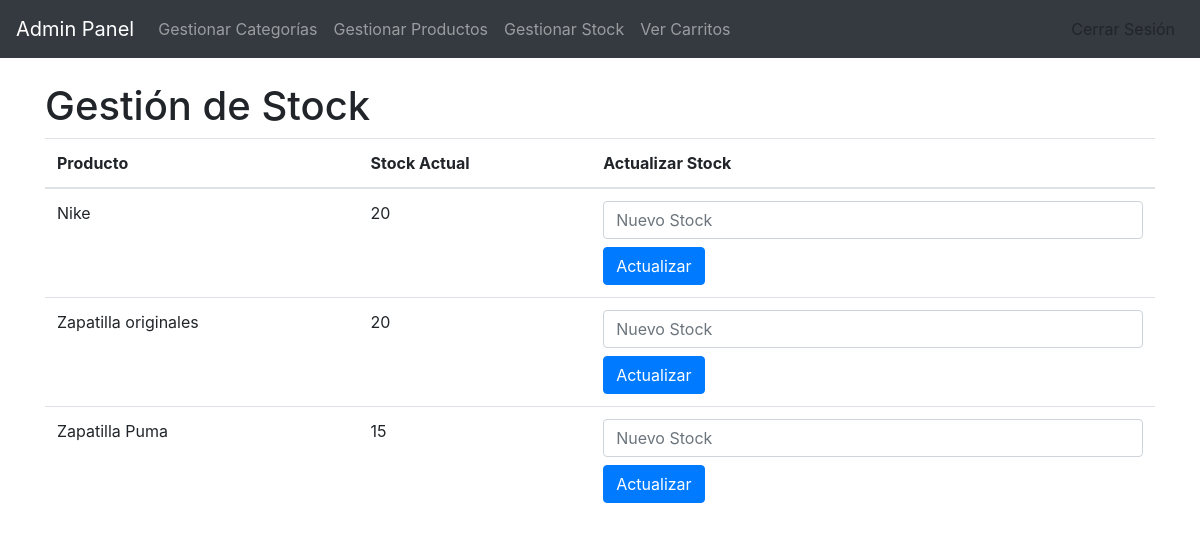
The page /store/stock/ (signed in) on the database its author committed.
### store/models.py (models this page shows, shortened)
class Producto(models.Model):
    nombre = models.CharField(max_length=100)
    descripcion = models.TextField()
    precio = models.DecimalField(max_digits=10, decimal_places=2)
    stock = models.PositiveIntegerField()
    categoria = models.ForeignKey('Categoria', on_delete=models.CASCADE, related_name="productos")
    imagen = models.ImageField(upload_to='productos/', blank=True, null=True)  # Nuevo campo de imagen

### store/views.py (the view)
# urls.py: path('stock/', views.gestionar_stock, name='stock'),
@login_required
def gestionar_stock(request):
    productos = Producto.objects.all()
    return render(request, 'store/gestionar_stock.html', {'productos': productos})

### store/templates/store/gestionar_stock.html (shortened to what this page needs)
{% extends "store/base_sesion.html" %}
{% block content %}
<h1>Gestión de Stock</h1>
<table class="table">
    <thead>
        <tr>
            <th>Producto</th>
            <th>Stock Actual</th>
            <th>Actualizar Stock</th>
        </tr>
    </thead>
    <tbody>
        {% for producto in productos %}
        <tr>
            <td>{{ producto.nombre }}</td>
            <td>{{ producto.stock }}</td>
            <td>
                <form method="post" action="{% url 'store:actualizar_stock' producto.id %}">
                    <input type="number" name="nuevo_stock" min="0" class="form-control" placeholder="Nuevo Stock">
                    <button type="submit" class="btn btn-primary mt-2">Actualizar</button>
                </form>
            </td>
        </tr>
        {% endfor %}
    </tbody>
</table>
{% endblock %}

### rows shown on the page
Producto: nombre "Nike", stock "20"
Producto: nombre "Zapatilla originales", stock "20"
Producto: nombre "Zapatilla Puma", stock "15"
